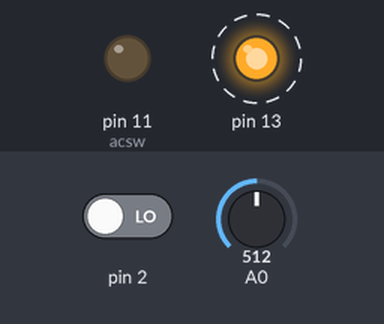
Simulated run of this sketch. Board: Arduino Uno, built with avr-gcc and run on an emulated ATmega328P. On the bench: output pins drawn as LEDs (lit = HIGH). Dashed ring = blinking. The inputs (shaded band) are chosen by the test bench; at power-on: pin 2 LOW, A0 = 512. What the sketch prints to the serial monitor is not drawn.

Above: at 0.12 s.
Timing chart, 0 to 3.0 s (numbered marks = the images above):
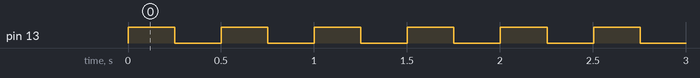

Measured:
- by itself, pin 13: alternates HIGH for 0.25 s and LOW for 0.25 s

The sketch:

lightcontrol.ino
```cpp
#include <avr/wdt.h>
int dcsw=12; //dc switch
int acsw=11;//AC SWITCH
int dclwt=0; //time delay till next PIR check
void setup() {
  Serial.begin(9600);
  wdt_enable (WDTO_2S);  // reset after two second, if no "pat the dog" received
    pinMode(2, INPUT);
    pinMode(13, OUTPUT);
    pinMode(dcsw, OUTPUT);
    pinMode(acsw, OUTPUT);
    digitalWrite(dcsw,LOW);
    digitalWrite(acsw,LOW);
    Serial.println("Setup");
}

void loop() {
   digitalWrite(13,HIGH);
  int lightSence = 0;
  lightSence = analogRead(0);    // read the input pin

//check PIR
if(digitalRead(2)==HIGH){
  if(dclwt < 101){
  dclwt=dclwt+10;
  }
}


//Switch on DC
if(dclwt > 2 ){
  if(lightSence == 0){
    wdt_reset ();
    switch_ondc();
  }

}else{
  switch_offdc();
}


  if(dclwt > 0){
  dclwt=dclwt-1;
  }
  Serial.print("ls=");
  Serial.print(lightSence);
  Serial.print("--dcswitch w t=");
  Serial.println(dclwt);
  delay(250);
  digitalWrite(13,LOW);
  wdt_reset ();
  delay(250);
}

void switch_ondc(){

    digitalWrite(dcsw,HIGH);


}
void switch_offdc(){

    digitalWrite(dcsw,LOW);


}
```
